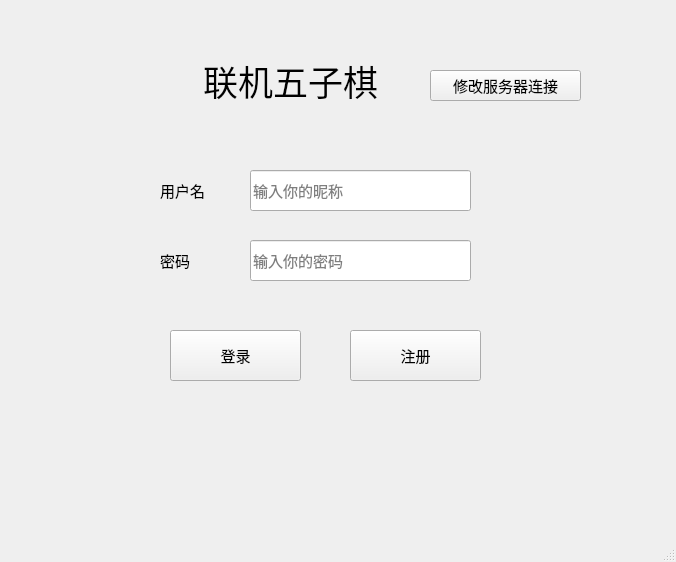
<?xml version="1.0" encoding="UTF-8"?>
<ui version="4.0">
 <class>MainWindow</class>
 <widget class="QMainWindow" name="MainWindow">
  <property name="enabled">
   <bool>true</bool>
  </property>
  <property name="geometry">
   <rect>
    <x>0</x>
    <y>0</y>
    <width>676</width>
    <height>562</height>
   </rect>
  </property>
  <property name="minimumSize">
   <size>
    <width>360</width>
    <height>560</height>
   </size>
  </property>
  <property name="maximumSize">
   <size>
    <width>720</width>
    <height>1120</height>
   </size>
  </property>
  <property name="font">
   <font>
    <pointsize>11</pointsize>
   </font>
  </property>
  <property name="windowTitle">
   <string>MainWindow</string>
  </property>
  <widget class="QWidget" name="centralwidget">
   <widget class="QPushButton" name="pushButton">
    <property name="geometry">
     <rect>
      <x>170</x>
      <y>330</y>
      <width>131</width>
      <height>51</height>
     </rect>
    </property>
    <property name="text">
     <string>登录</string>
    </property>
   </widget>
   <widget class="QLabel" name="label">
    <property name="geometry">
     <rect>
      <x>160</x>
      <y>40</y>
      <width>261</width>
      <height>81</height>
     </rect>
    </property>
    <property name="font">
     <font>
      <pointsize>26</pointsize>
     </font>
    </property>
    <property name="text">
     <string>联机五子棋</string>
    </property>
    <property name="alignment">
     <set>Qt::AlignmentFlag::AlignCenter</set>
    </property>
   </widget>
   <widget class="QLineEdit" name="lineEdit">
    <property name="geometry">
     <rect>
      <x>250</x>
      <y>170</y>
      <width>221</width>
      <height>41</height>
     </rect>
    </property>
    <property name="placeholderText">
     <string>输入你的昵称</string>
    </property>
   </widget>
   <widget class="QLabel" name="label_2">
    <property name="geometry">
     <rect>
      <x>160</x>
      <y>170</y>
      <width>91</width>
      <height>41</height>
     </rect>
    </property>
    <property name="text">
     <string>用户名</string>
    </property>
   </widget>
   <widget class="QLineEdit" name="lineEdit_2">
    <property name="geometry">
     <rect>
      <x>250</x>
      <y>240</y>
      <width>221</width>
      <height>41</height>
     </rect>
    </property>
    <property name="text">
     <string/>
    </property>
    <property name="frame">
     <bool>true</bool>
    </property>
    <property name="placeholderText">
     <string>输入你的密码</string>
    </property>
   </widget>
   <widget class="QLabel" name="label_3">
    <property name="geometry">
     <rect>
      <x>160</x>
      <y>240</y>
      <width>91</width>
      <height>41</height>
     </rect>
    </property>
    <property name="text">
     <string>&lt;html&gt;&lt;head/&gt;&lt;body&gt;&lt;p&gt;密码&lt;/p&gt;&lt;/body&gt;&lt;/html&gt;</string>
    </property>
   </widget>
   <widget class="QPushButton" name="register_Button">
    <property name="geometry">
     <rect>
      <x>350</x>
      <y>330</y>
      <width>131</width>
      <height>51</height>
     </rect>
    </property>
    <property name="text">
     <string>注册</string>
    </property>
   </widget>
   <widget class="QPushButton" name="change_ser">
    <property name="geometry">
     <rect>
      <x>430</x>
      <y>70</y>
      <width>151</width>
      <height>31</height>
     </rect>
    </property>
    <property name="text">
     <string>修改服务器连接</string>
    </property>
   </widget>
  </widget>
  <widget class="QMenuBar" name="menubar">
   <property name="geometry">
    <rect>
     <x>0</x>
     <y>0</y>
     <width>676</width>
     <height>29</height>
    </rect>
   </property>
  </widget>
  <widget class="QStatusBar" name="statusbar"/>
 </widget>
 <resources/>
 <connections/>
</ui>
